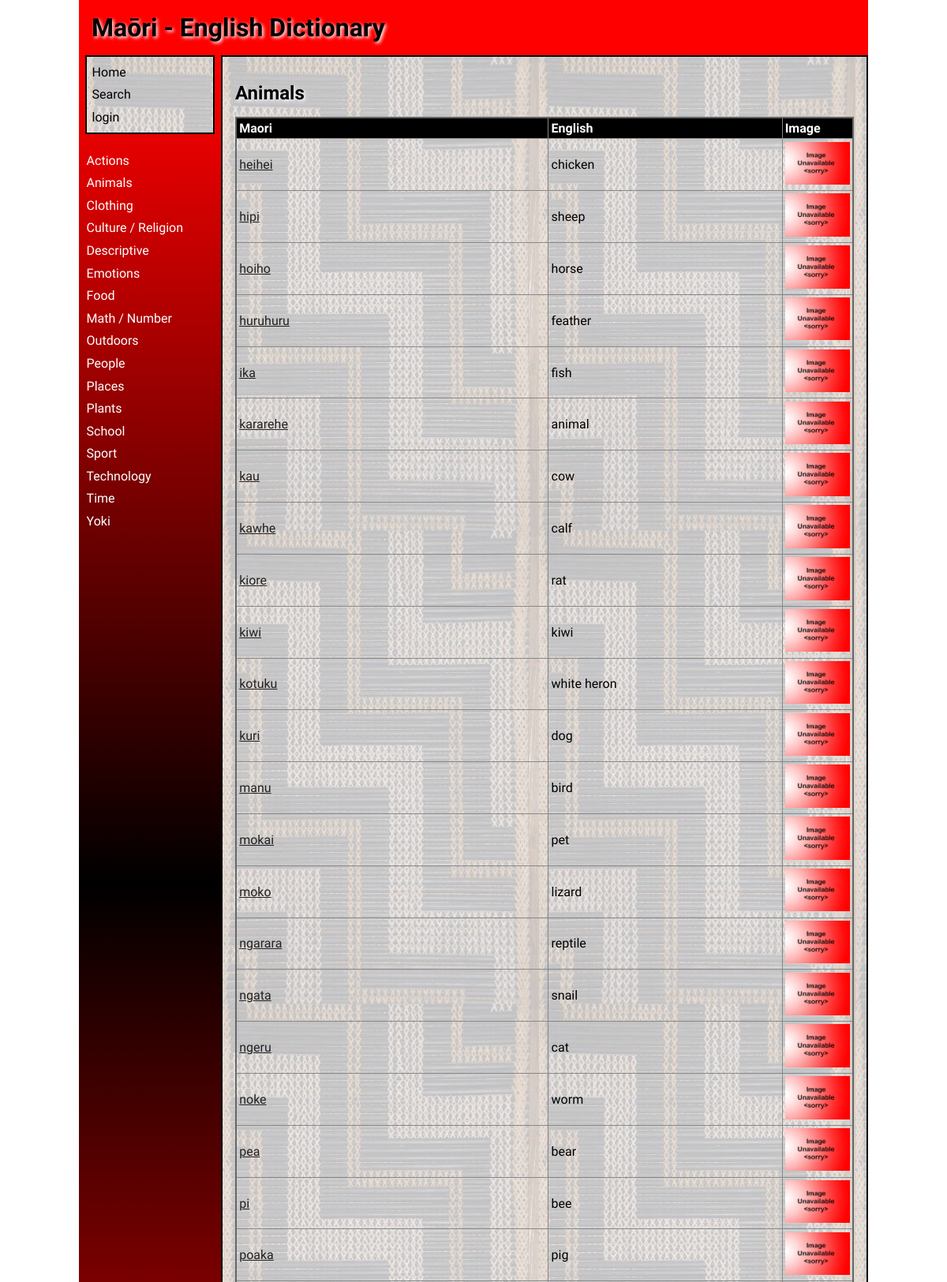
Page /category/2 (upper part) on the committed database.
### tables this page shows
CREATE TABLE "category"
(
    id            integer
        primary key autoincrement,
    category_name varchar(30) not null
);

CREATE TABLE "dictionary"
(
    id          integer
        primary key autoincrement,
    maori       varchar(30)   not null,
    english     varchar(30)   not null,
    description varchar(1000) not null,
    level       integer       not null,
    category_id integer       not null
        references category
            on delete cascade,
    user_id     integer
                              references user_details
                                  on delete set null,
    date_added  datetime      not null
);

### app.py (the view)
@app.route('/category/<id>', methods=["POST", "GET"])
def render_category(id):
    if request.method == "POST":
        is_valid, return_url = validate_add_word(request.form, id)
        if not is_valid:
            return redirect(return_url)
        return redirect(f'/category/{id}')
    words = get_category_words(id)
    if words is None:
        return redirect('/?error=Category+could+not+be+retrieved+unknown+error')
    image_names = get_image_filenames(words)
    error = request.args.get('error')
    return render_template('category.html'
                           , category_words=words
                           , logged_in=is_logged_in()
                           , image_names=image_names
                           , error=error
                           , category_list=get_categories()
                           , allow_edit=allow_edit()
                           , current_user=get_user())

### data_access.py (called while the page is built)
def get_connection(db_file):
    try:
        connection = sqlite3.connect(db_file)
        connection.execute('pragma foreign_keys=ON')
        return connection
    except Error as e:
        print(e)
    return None

def execute_query(query, args=None):
    connection = get_connection(DATABASE)
    cursor = connection.cursor()
    try:
        if args is None:
            cursor.execute(query)
        else:
            cursor.execute(query, args)
        query_results = cursor.fetchall()
    except sqlite3.Error as e:
        return e
    finally:
        if connection is not None:
            connection.close()
    return query_results

def get_category_list():
    category_list = execute_query("SELECT * FROM category ORDER BY category_name")
    if issubclass(type(category_list), Error):
        return []
    return category_list

def get_words(category_id):
    query = """SELECT c.category_name, d.maori, d.english, d.id, c.id
               FROM category c
               LEFT JOIN dictionary d on c.id = d.category_id
               WHERE c.id = ?
               ORDER BY maori, english"""
    query_results = execute_query(query, [category_id])
    if issubclass(type(query_results), Error) or len(query_results) == 0:
        return None
    return query_results

### services.py (called while the page is built)
def is_logged_in():
    if session.get('email') is None:
        return False
    else:
        return True

def allow_edit():
    if not is_logged_in():
        return False
    email = session.get('email')
    allow = get_allow_edit(email)
    if allow is None:
        return False
    return allow

def get_image_filename(english_name):
    path_file = f"{IMAGE_PATH}{english_name}.*"
    listing = glob.glob(path_file)
    for filename in listing:
        return os.path.basename(filename)
    return "noimage.png"

def get_image_filenames(words):
    image_names = []
    for word in words:
        image_names.append(get_image_filename(word[2]))
    return image_names

def get_categories():
    return get_category_list()

def get_category_words(category_id):
    return get_words(category_id)

def get_user():
    first_name = session.get('first_name')
    if first_name is None:
        user_details = ""
    else:
        last_name = session.get('last_name')
        user_type = session.get('user_type').title()
        user_details = f"{first_name} {last_name} ({user_type})"
    return user_details

### templates/category.html (shortened to what this page needs)
{% extends "base.html" %}
{% block main %}
    {% if logged_in and allow_edit %}
        <h2>{{ category_words[0][0] }} <strong>-</strong> <a href="\delete_category\{{ category_words[0][4] }}">Delete Category</a></h2>
    {% else %}
        <h2>{{ category_words[0][0] }}</h2>
    {% endif %}
    <table class="table">
        <thead>
            <tr>
                <th><strong>Maori</strong></th>
                <th><strong>English</strong></th>
                <th><strong>Image</strong></th>
            </tr>
        </thead>
        <tbody>
            {% for word in category_words %}
                <tr>
                    {% if word[1] != None %}
                        <td><a href="\word\{{ word[3] }}?breadcrumb=/category/{{ category_words[0][4] }}">{{ word[1] }}</a></td>
                        <td>{{ word[2] }}</td>
                        <td><img class="thumb" src= "../static/images/{{ image_names[loop.index0]}}"></td>
                    {% endif %}
                </tr>
            {% endfor %}
        </tbody>
    </table>
{% endblock %}

### templates/base.html (shortened to what this page needs)
<!doctype html>
<html lang="en">
<head>
	<link href="{{ url_for('static', filename='css/style.css') }}" rel="stylesheet">
</head>
<body>
	<div id="container">
		<header>
			<span class="heading">Maōri - English Dictionary</span>
            <span class="right">{{ current_user }}</span>
		</header>
		<nav style="padding-top: 0">
			<ul>
                <div class="main-links">
                <li><a href="/" style="color: black;">Home</a></li>
				<li><a href="/search/~" style="color: black;">Search</a></li>
				{% if logged_in %}
                    {% if allow_edit %}
					    <li><a href="/addcategory" style="color: black;">Add Category</a></li>
                    {% endif %}
					<li><a href="/logout" style="color: black;">Logout</a></li>
                {% else %}
                    <li><a href="/login" style="color: black;">login</a></li>
                {% endif %}
                </div>
            <br>
                {% for category in category_list %}
                    <li><a href="/category/{{ category[0] }}">{{ category[1] }}</a></li>
                {% endfor %}
			</ul>
		</nav>
		<main style="border: solid black 2px">
            {% block main %}{% endblock %}
        </main>
	</div>
</body>
</html>

### static/css/style.css (style rules this page uses)
* { font-family: Comfortaa, sans-serif; margin: 0; padding: 0; box-sizing: border-box; }
.main-links { background-image: url('../images/poutama.jpg'); padding: 5px; color: black !important; border: solid black 2px; }
#container { display: grid; grid-template-columns: 75px auto; grid-template-areas: 'nav header' 'main main' 'footer footer'; }
header { grid-area: header; background-color: #f00; padding: 1rem; }
nav { grid-area: nav; }
main { grid-area: main; padding: 1rem; background-color: #edd; }
h1, h2, h3, h4 { padding: 1rem 0; font-family: 'Suez One', serif; color: #000; text-shadow: 2px 2px 4px #fff; }
a { color: #222; }
img { width: 100%; }
table { width: 100%; border: 2px solid #666; border-collapse: collapse; }
table thead { background-color: black; color: white; }
th, td { border: 1px solid #888; padding: 0.2rem; text-align: left; }
th { background-color: #000000; color: #ffffff; }
tr th:last-child { width: 90px; }
tr td:last-child { width: 90px; }
.thumb { max-width: 90px; }
.right { float: right; padding: 10px; font-weight: bold; font-family: 'Suez One', serif; text-shadow: 2px 2px 4px #fff; }
.heading { font-size: 2em; margin-block-start: 0.67em; margin-block-end: 0.67em; margin-inline-start: 0; margin-inline-end: 0; font-weight: bold; padding: 1rem 0; font-family: 'Suez One', serif; color: #000; text-shadow: 2px 2px 4px #fff; }
@media only screen and (min-width: 768px) { #container { grid-template-columns: 180px auto; grid-template-areas: 'header header' 'nav main' 'footer footer'; } }
@media only screen and (min-width: 768px) { nav { background: linear-gradient(180deg, rgba(255,0,0,1) 0%, rgba(0, 0, 0, 1) 50%, rgba(255,0,0,1) 100%); padding: 0.5rem; } }
@media only screen and (min-width: 768px) { nav ul { list-style: none; } }
@media only screen and (min-width: 768px) { nav li { padding: 0.3rem 0 0.3rem 0.1rem; } }
@media only screen and (min-width: 768px) { nav a { color: #fff; text-decoration: none; } }
@media only screen and (min-width: 768px) { main { background-image: url('../images/poutama.jpg'); } }
@media only screen and (min-width: 1000px) { #container { width: 1000px; margin: auto; } }

### rows in the picture
category: category_name "Actions"
category: category_name "Animals"
category: category_name "Clothing"
category: category_name "Culture / Religion"
category: category_name "Descriptive"
category: category_name "Emotions"
category: category_name "Food"
category: category_name "Math / Number"
category: category_name "Outdoors"
category: category_name "People"
category: category_name "Places"
category: category_name "Plants"
category: category_name "School"
category: category_name "Sport"
category: category_name "Technology"
category: category_name "Time"
category: category_name "Yoki"
dictionary: maori "heihei", english "chicken"
dictionary: maori "hipi", english "sheep"
dictionary: maori "hoiho", english "horse"
dictionary: maori "huruhuru", english "feather"
dictionary: maori "ika", english "fish"
dictionary: maori "kararehe", english "animal"
dictionary: maori "kau", english "cow"
dictionary: maori "kawhe", english "calf"
dictionary: maori "kiore", english "rat"
dictionary: maori "kiwi", english "kiwi"
dictionary: maori "kotuku", english "white heron"
dictionary: maori "kuri", english "dog"
dictionary: maori "manu", english "bird"
dictionary: maori "mokai", english "pet"
dictionary: maori "moko", english "lizard"
dictionary: maori "ngarara", english "reptile"
dictionary: maori "ngata", english "snail"
dictionary: maori "ngeru", english "cat"
dictionary: maori "noke", english "worm"
dictionary: maori "pea", english "bear"
dictionary: maori "pi", english "bee"
dictionary: maori "poaka", english "pig"
